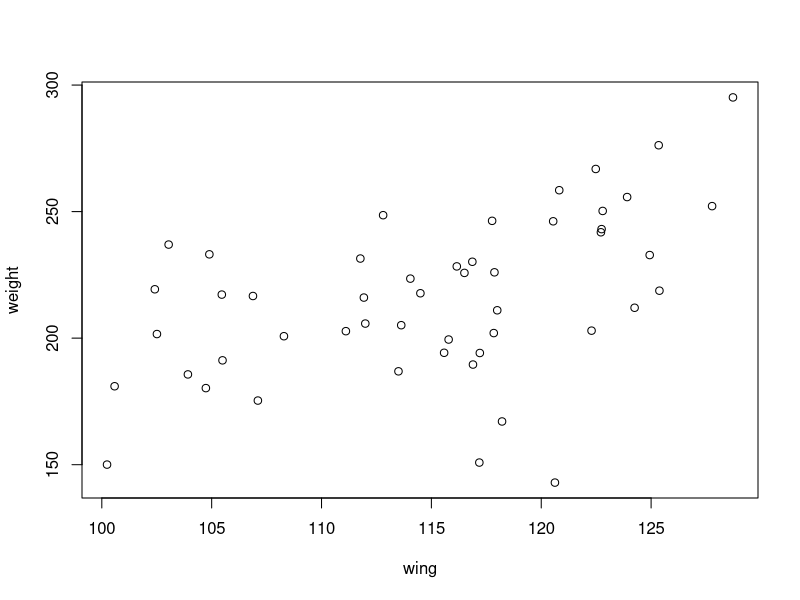
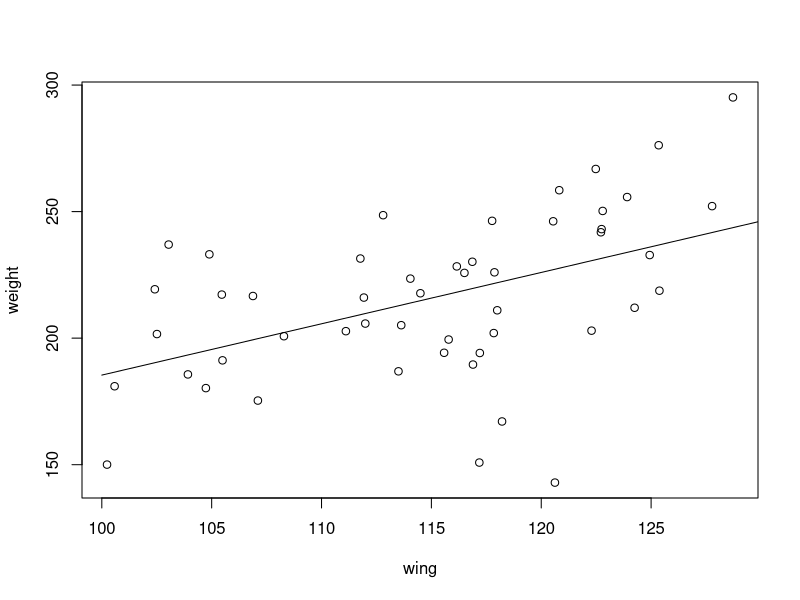
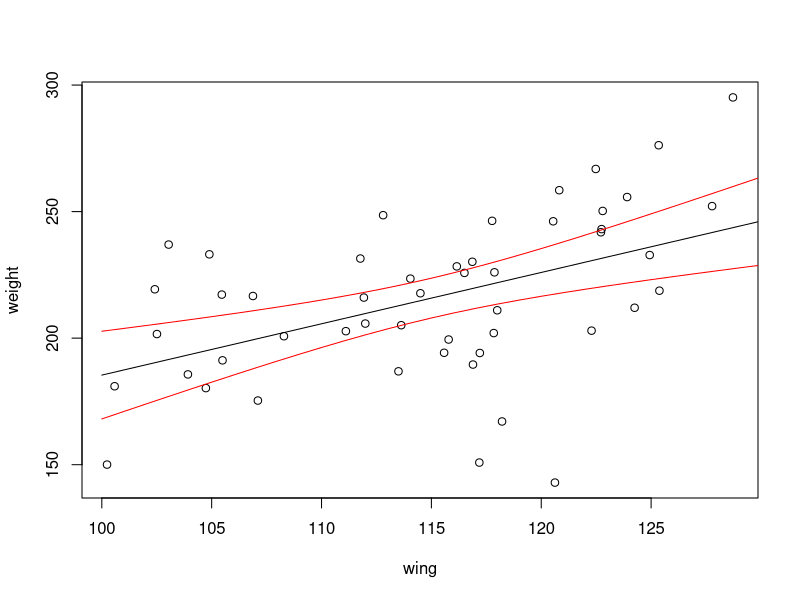
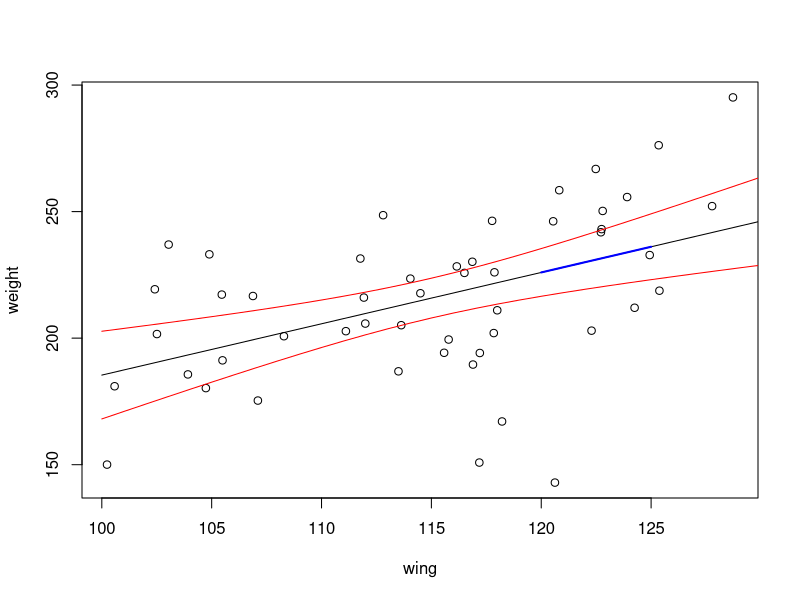
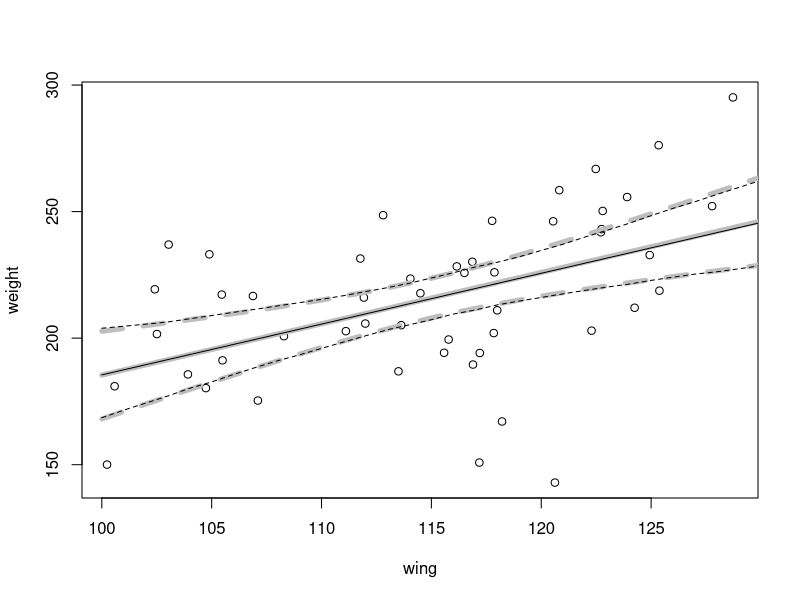
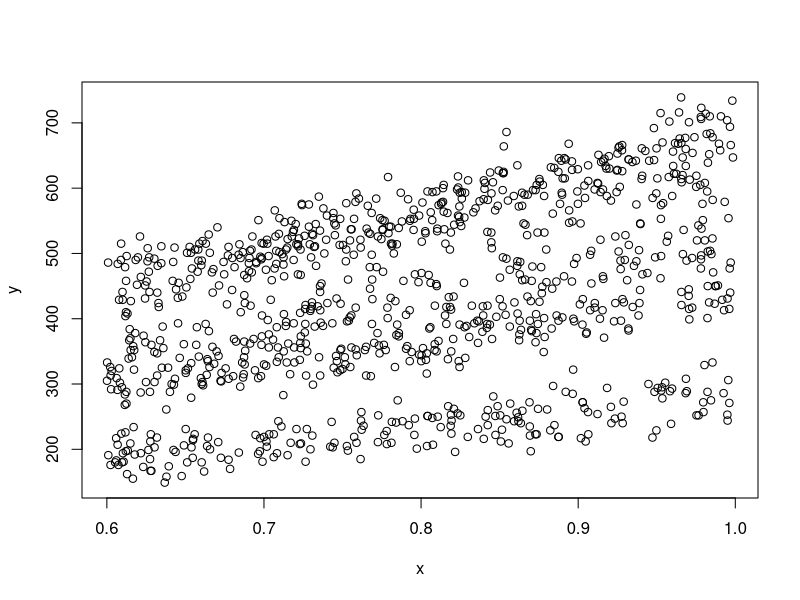
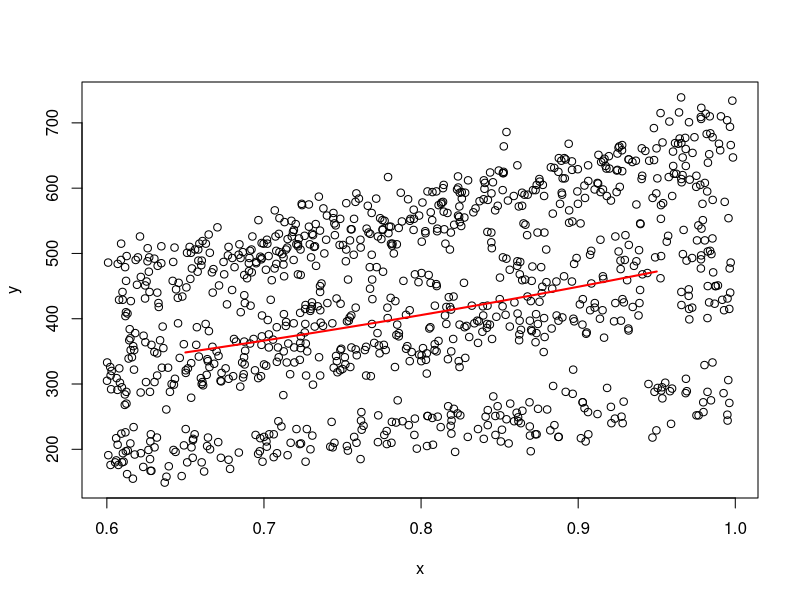
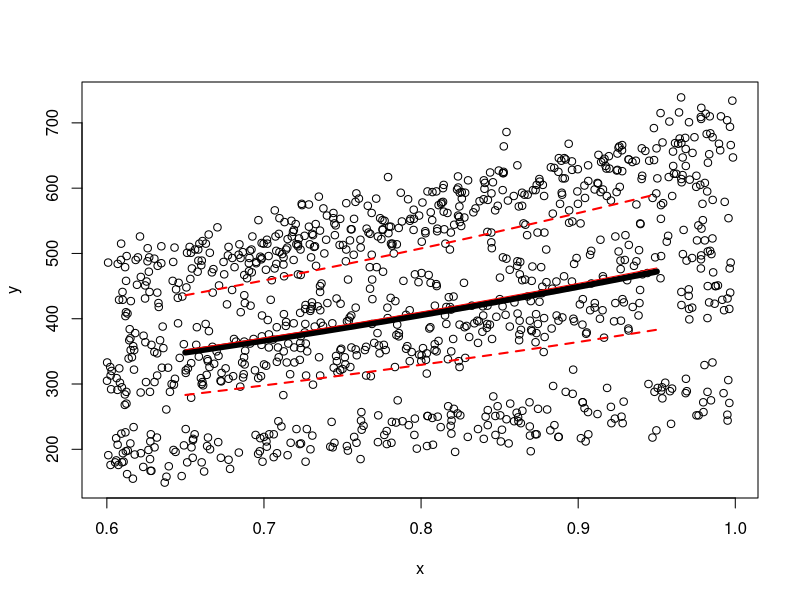

The R source for these figures, in order:
## ---- chunk 1
knitr::opts_chunk$set(echo = TRUE)
set.seed(48460)
## ---- chunk 2
N <- 50
a <- 10
b <- 1.76
e <- 30
wing_lo <- 100
wing_hi <- 130
## ---- chunk 3
wing <- runif(N, 100, 130)
## ---- chunk 4
weight <- rnorm(N, mean = a + b*wing, sd = e)
## ---- chunk 5
plot(weight~wing)
## ---- chunk 6
m <- lm(weight ~ wing)
summary(m)
## ---- chunk 7
require('arm')
library(arm)
display(m)
## ---- chunk 8
predict(m)
## ---- chunk 9
new_wings <- wing_lo:wing_hi
new_weights <- predict(m, newdata=data.frame(wing=new_wings))
## ---- chunk 10
plot(weight~wing)
lines(new_wings, new_weights)
## ---- chunk 11
new_weights <- predict(m, newdata=data.frame(wing=new_wings), se.fit=T)
## ---- chunk 12
plot(weight~wing)
lines(new_wings, new_weights$fit) # This is the point predictions
lines(new_wings, new_weights$fit+1.96*new_weights$se.fit, col='red') # Upper CI for prediction
lines(new_wings, new_weights$fit-1.96*new_weights$se.fit, col='red') # Lower CI for prediction
## ---- chunk 13
coef(m)
## ---- chunk 14
more_new_wings <- 120:125
model.matrix(~more_new_wings)
mm <- model.matrix(~more_new_wings)
## ---- chunk 15
more_predictions <- mm %*% coef(m)
plot(weight~wing)
lines(new_wings, new_weights$fit) # This is the point predictions
lines(new_wings, new_weights$fit+1.96*new_weights$se.fit, col='red') # Upper CI for prediction
lines(new_wings, new_weights$fit-1.96*new_weights$se.fit, col='red') # Lower CI for prediction
lines(more_new_wings, more_predictions, lwd=2, col='blue')
## ---- chunk 16
#predict(m, newdata=data.frame(wing=120), se.fit=T)$se.fit  ### Is the same as...
#sqrt(t(mm[1,]) %*% vcov(m) %*% mm[1,])
## ---- chunk 17
m_sim <- sim(m,1000)
head(coef(m_sim)) # This just shows the first 6 rows; one for each simulated draw, and the columns are values for each model parameter.
## ---- chunk 18
more_new_wings2 <- 100:140
mm2 <- model.matrix(~more_new_wings2)
## ---- chunk 19
out <- as.data.frame(NULL)
for (i in 1:nrow(coef(m_sim)) ) {
  out <- rbind(out, as.vector(mm2 %*% coef(m_sim)[i,]))
}
out[1:5,1:5] # Check out the first few lines and columns
nrow(out)
ncol(out)
## ---- chunk 20
pred_mean <- apply(out, 2, mean)
pred_lower <- apply(out, 2, function(x) quantile(x, probs=c(0.025)))
pred_upper <- apply(out, 2, function(x) quantile(x, probs=c(0.975)))
## ---- chunk 21
plot(weight~wing)
lines(new_wings, new_weights$fit, lwd=5, col='grey') # This is the point predictions
lines(new_wings, new_weights$fit+1.96*new_weights$se.fit, lty='dashed', lwd=5, col='grey') # Upper CI for prediction
lines(new_wings, new_weights$fit-1.96*new_weights$se.fit, lty='dashed', lwd=5, col='grey') # Lower CI for prediction
lines(more_new_wings2, pred_mean)
lines(more_new_wings2, pred_lower, lty='dashed')
lines(more_new_wings2, pred_upper, lty='dashed')
## ---- chunk 22
n_groups <- 10      # Number of groups (random effect levels)
n_obs <- 100        # Number of observations per group
group_sd <- 0.5       # Group SD
b <- c(5, 1)      # Fixed effect "true" parameters
## ---- chunk 23
N <- n_groups*n_obs
RE <- rnorm(n_groups, mean=0, sd=group_sd)
x <- runif(N, 0.6, 1)
## ---- chunk 24
groupnames <- paste('group', rep(1:n_groups, each=n_obs), sep='')
groupnames <- factor(groupnames)
levels(groupnames)
## ---- chunk 25
dd <- data.frame(x=x, group=groupnames)
head(dd)
## ---- chunk 26
eta0 <- model.matrix(~x, data = dd) %*% b
eta <- eta0 + RE[dd$group]
## ---- chunk 27
mu <- exp(eta)
dd$y <- rpois(N, lambda = mu)
plot(y ~ x, data=dd)
## ---- chunk 28
glmm1 <- glmer(y ~ x + (1|group), data=dd, family='poisson')
display(glmm1)
## ---- chunk 29
head(predict(glmm1))
head(predict(glmm1, se.fit=T))
## ---- chunk 30
new_x <- seq(0.65,0.95,0.01)
pred1 <- predict(glmm1, newdata=data.frame(x=new_x), re.form=NA, type='response')
## ---- chunk 31
plot(y ~ x, data=dd)
lines(new_x, as.vector(pred1), lwd=2, col='red')
## ---- chunk 32
mm3 <- model.matrix(~new_x)    # Make a new model matrix of values new_x
glmm1_sim <- sim(glmm1, 1000)
out <- apply(fixef(glmm1_sim), 1, function(x) as.vector(exp(mm3 %*% x)))
out_mn <- apply(out, 1, mean)
out_lo <- apply(out, 1, function(x) quantile(x, probs=c(0.025)))
out_hi <- apply(out, 1, function(x) quantile(x, probs=c(0.975)))
## ---- chunk 33
plot(y ~ x, data=dd)
lines(new_x, as.vector(pred1), lwd=6, col='black')
lines(new_x, out_mn, lwd=1, col='red')
lines(new_x, out_lo, lwd=2, col='red', lty='dashed')
lines(new_x, out_hi, lwd=2, col='red', lty='dashed')
